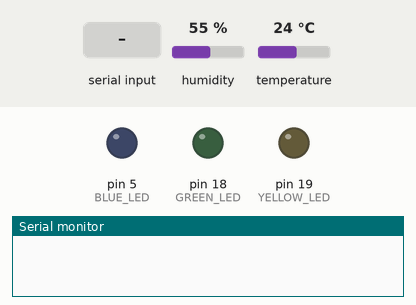
Bench run of a sketch on a simulated Arduino Uno, built with avr-gcc and run on an emulated ATmega328P. Parts: output pins drawn as LEDs (lit = HIGH), the last lines printed to the serial monitor. The inputs (shaded band) are chosen by the test bench; at power-on: humidity 55 %, temperature 24 °C.

Above: at 1.2 s.
1.3 s: "T\n" received over Serial
At 2.4 s:
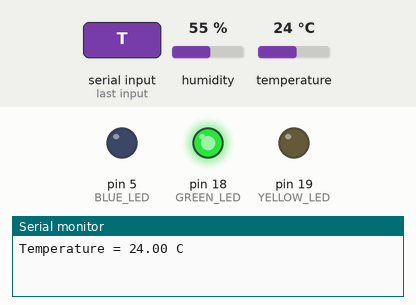
2.8 s: byte 72 ('H') received over Serial
At 3.8 s:
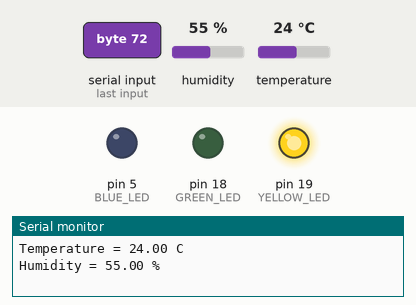
4.3 s: byte 65 ('A') received over Serial
At 4.6 s:
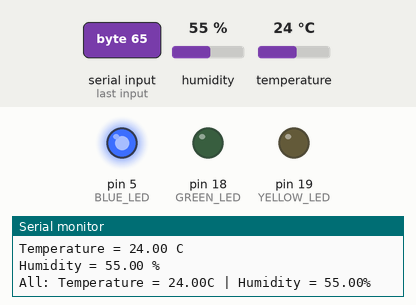
5.8 s: "t\n" received over Serial
At 6.1 s:
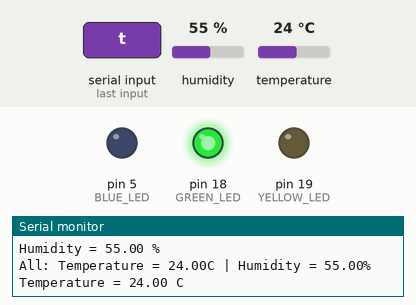
7.3 s: "H\n" received over Serial
At 8.1 s:
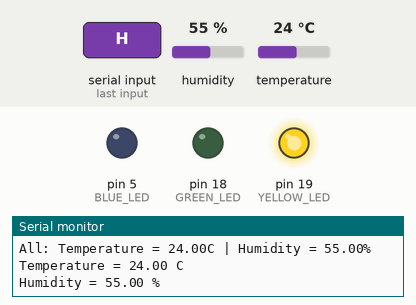
Timing chart, 0 to 9.8 s (numbered marks = the images above; inputs shaded):
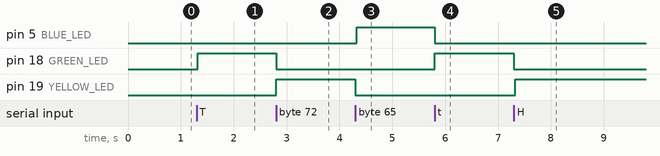

The sketch:

Laboratory_Activity_2_and_3.ino
```cpp
#include "DHT.h"

#define DHTPIN 21
#define DHTTYPE DHT11

#define GREEN_LED 18
#define YELLOW_LED 19
#define BLUE_LED 5

DHT dht(DHTPIN, DHTTYPE);

void setup() {
  Serial.begin(115200);
  while (!Serial);
  dht.begin();

  pinMode(GREEN_LED, OUTPUT);
  pinMode(YELLOW_LED, OUTPUT);
  pinMode(BLUE_LED, OUTPUT);

  // Ensure everything starts OFF
  digitalWrite(GREEN_LED, LOW);
  digitalWrite(YELLOW_LED, LOW);
  digitalWrite(BLUE_LED, LOW);
}

void loop() {
  if (Serial.available() > 0) {
    char command = Serial.read();

    // Clear the buffer of extra characters (\n, \r)
    while(Serial.available() > 0) { Serial.read(); }

    // Logic Check: Is it a valid command?
    if (command == 'T' || command == 't' ||
        command == 'H' || command == 'h' ||
        command == 'A' || command == 'a') {

      // Reset LEDs before showing new state
      digitalWrite(GREEN_LED, LOW);
      digitalWrite(YELLOW_LED, LOW);
      digitalWrite(BLUE_LED, LOW);

      float h = dht.readHumidity();
      float t = dht.readTemperature();

      if (command == 'T' || command == 't') {
        Serial.print("Temperature = ");
        if (isnan(t)) Serial.println("Sensor Error!");
        else { Serial.print(t); Serial.println(" C"); }
        digitalWrite(GREEN_LED, HIGH);
      }
      else if (command == 'H' || command == 'h') {
        Serial.print("Humidity = ");
        if (isnan(h)) Serial.println("Sensor Error!");
        else { Serial.print(h); Serial.println(" %"); }
        digitalWrite(YELLOW_LED, HIGH);
      }
      else if (command == 'A' || command == 'a') {
        Serial.print("All: ");
        if (isnan(t) || isnan(h)) Serial.println("Sensor Error!");
        else {
          Serial.print("Temperature = "); Serial.print(t);
          Serial.print("C | Humidity = "); Serial.print(h); Serial.println("%");
        }
        digitalWrite(BLUE_LED, HIGH);
      }
    }
    // Logic: If the letter is NOT T, H, or A
    else if (command != '\n' && command != '\r') {
      // 1. Turn OFF all LEDs
      digitalWrite(GREEN_LED, LOW);
      digitalWrite(YELLOW_LED, LOW);
      digitalWrite(BLUE_LED, LOW);
      Serial.println("'Invalid Input. Valid Commands: [T] Temp, [H] Humidity, [A] All");
    }
  }
}
```

Measured:
- after the input at 1.3 s, pin 18 (GREEN_LED): LOW → HIGH at once
- after the input at 2.8 s, pin 18 (GREEN_LED): HIGH → LOW at once; pin 19 (YELLOW_LED): LOW → HIGH at once
- after the input at 4.3 s, pin 5 (BLUE_LED): LOW → HIGH at once; pin 19 (YELLOW_LED): HIGH → LOW at once
- after the input at 5.8 s, pin 5 (BLUE_LED): HIGH → LOW at once; pin 18 (GREEN_LED): LOW → HIGH at once
- after the input at 7.3 s, pin 18 (GREEN_LED): HIGH → LOW at once; pin 19 (YELLOW_LED): LOW → HIGH at once
